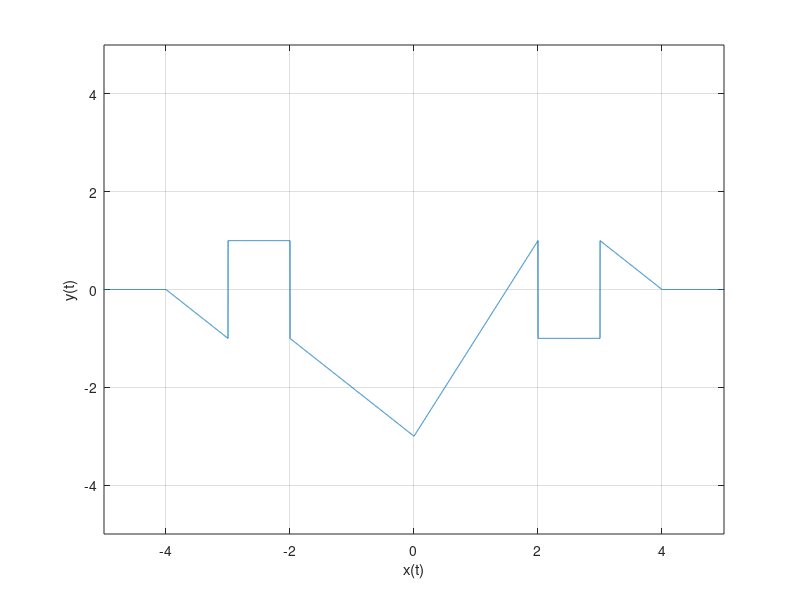

Reproduce this figure in MATLAB.
t=-8:0.001:8;
x=zeros(size(t));
t1= t>=-4 & t<=-3;
x(t1)=-t(t1)-4;
t2= t>-3 & t<=-2;     
x(t2) = 1;
t3 = t>-2 & t<=-1;
x(t3) =- t(t3)-3;
t4 = t>-1 & t<=0;
x(t4) = -t(t4)-3;
t5 = t>0 & t<=1;
x(t5) = 2*t(t5)-3;
t6 = t>1 & t<=2;
x(t6) = 2*t(t6)-3;
t7 = t>2 & t<=3;
x(t7)=-1;
t8=t>3 &t <=4;
x(t8)=-t(t8)+4;

plot(t,x);
xlim([-5  5]);
ylim([-5 5]);
xlabel('x(t)');
ylabel('y(t)');
grid on;
